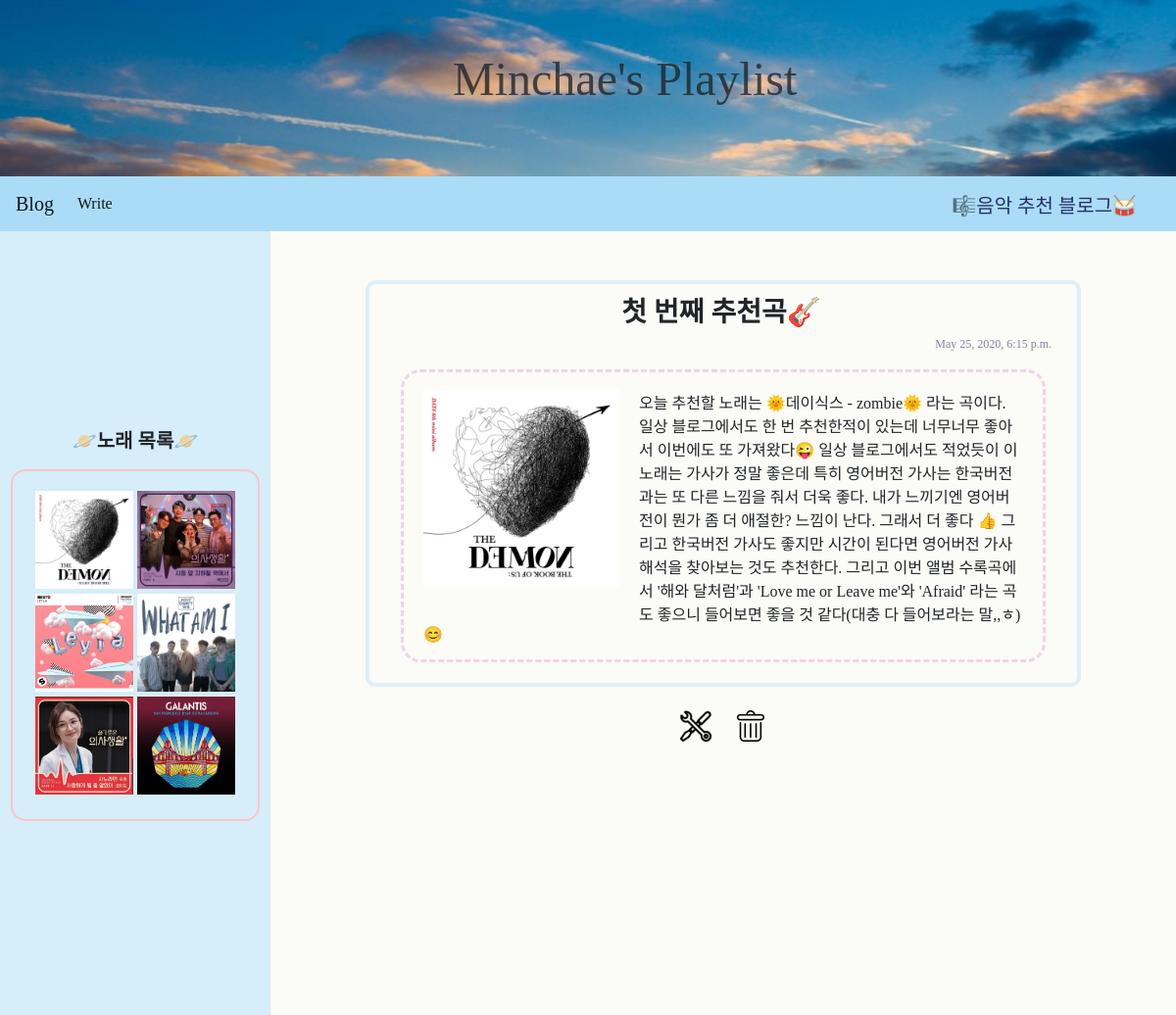
Screenshot of /blog/21 with the database file from the repository.
### blog/models.py (models this page shows, shortened)
class Blog(models.Model):
    title = models.CharField(max_length=200)
    pub_date = models.DateTimeField('date published')
    image = models.ImageField(upload_to='images/')
    body = models.TextField()

### blog/views.py (the view)
# urls.py: path('<int:blog_id>', views.detail, name="detail"),
def detail(request, blog_id):
    blog_detail = get_object_or_404(Blog, pk = blog_id)
    blogImg = Blog.objects
    return render(request, 'detail.html', {'blog':blog_detail, 'images': blogImg})

### blog/templates/detail.html (shortened to what this page needs)
{% extends 'base.html' %}
{% load static %}
{% block contents %}
<head>
</head>
<body>
    <table id="t">
        <tr>
            <td style="text-align: center;">
                <p style="font-size: 20px;">🪐노래 목록🪐</p>
                <div id="d3">
                    {% for img in images.all %}
                        <a href="{% url 'detail' img.id %}">
                            <img src="{{img.image.url}}" width="100px" height="100px" style="margin-bottom: 5px;">
                        </a>
                    {%endfor%}
                </div>
            </td>
        </tr>
    </table>
    <div align="center" class="color">
        <div id="d1">
            <table width="700">
                <tr>
                    <td id="td1">
                        <h3>{{blog.title}}</h3>
                        <p class="font" style="float: right; font-size: 12px; color: #818699; margin-right: 10px;">{{blog.pub_date}}</p>
                    </td>
                </tr>
                <tr>
                    <td id="td2" class="font">
                        <div id="d2">
                            <br>
                            <img id="album" src="{{blog.image.url}}" height=200 width=200 align="left">
                            <p style="margin-left: 20px; margin-right: 20px;">{{blog.body}}</p>
                        </div>
                    </td>
                </tr>
            </table>
        </div>
        <br>
        <a href="{% url 'update' blog.id %}" style="margin-right: 20px;"><img src="{% static 'fix.png' %}"></a>
        <a href="{% url 'delete' blog.id %}"><img src="{% static 'delete.png' %}"></a>
    </div>
</body>
{% endblock %}

### blog/templates/detail.html (style rules this page uses)
h3 { font-family: 'Handon3gyeopsal300g'; font-weight: bold; }
.font { font-family: 'JSDongkang-Regular'; }
#td1 { text-align: center; padding-right: 5px; padding-top: 12px; }
.color { padding-top: 20px; background-color: #FBFBF7; width: 100%; height: 100%; }
#album { margin-left: 20px; margin-right: 20px; margin-bottom: 20px; }
#d1 { margin-top: 30px; margin-left: 23%; width: 730px; border: 4px solid #DEEFF8; border-radius: 10px; }
#d2 { margin: 0px 20px 20px 20px; border: 3px solid #F3D2E9; border-radius: 20px; border-style: dashed; }
#d3 { margin: 0px 10px 0px 10px; padding: 20px 0px 20px 0px; border: 2px solid #F8C6C6; border-radius: 15px; }
#t { font-family: 'Handon3gyeopsal300g'; font-weight: bold; float: left; background-color: #D6EDFA; width: 23%; height: 100%; }

### rows the page displays
Blog: image (picture), title "첫 번째 추천곡🎸", pub_date "May 25, 2020, 6:15 p.m.", body "오늘 추천할 노래는 🌞데이식스 - zombie🌞 라는 곡이다. 일상 블로그에서도 한 번 추천한적이 있는데 너무너무 좋아서 이번에도 또 가져왔다😜 일상 블로그에서도 적었듯이 이 노래는 가사가 정말 좋은데 특히 영어버전 가사는 한국버전과는 또 다른 느낌을 줘서 더욱 좋다. 내가 느끼기엔 영어버전이 뭔가 좀 더 애절한? 느낌이 난다. 그래서 더 좋다 👍 그리고 한국버전 가사도 좋지만 시간이 된다면 영어버전 가사 해석을 찾아보는 것도 추천한다. 그리고 이번 앨범 수록곡에서 '해와 달처럼'과 'Love me or Leave me'와 'Afraid' 라는 곡도 좋으니 들어보면 좋을 것 같다(대충 다 들어보라는 말,,ㅎ)😊"
Blog: image (picture)
Blog: image (picture)
Blog: image (picture)
Blog: image (picture)
Blog: image (picture)
